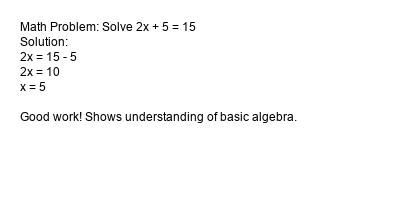
#> input picture teacher-ocr-service/debug_test.png, 400 x 200 px
$ python -i test_handwritten_processing.py   (imports and definitions only)
#> lines starting #> are read from the running program, lines starting #| are printed output that depends on the picture
#> further down, picture is the input picture: PIL image 400x200 RGB; min 0, max 255, mean 250.2
#!/usr/bin/env python3
"""
Process the actual handwritten image with preprocessing
"""
import requests
import base64
from io import BytesIO
from PIL import Image, ImageEnhance, ImageFilter
import numpy as np

def enhance_handwritten_image(image):
    """Enhance image for better OCR recognition"""
    print("🔧 Enhancing image for OCR...")

    # Convert to grayscale
    if image.mode != 'L':
        image = image.convert('L')

    # Enhance contrast
    enhancer = ImageEnhance.Contrast(image)
    image = enhancer.enhance(2.0)  # Increase contrast
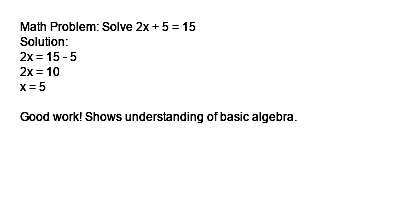
#> image: PIL image 400x200 L; min 0, max 255, mean 248.6

    # Enhance sharpness
    enhancer = ImageEnhance.Sharpness(image)
    image = enhancer.enhance(2.0)  # Increase sharpness

    # Apply slight blur to smooth out noise
    image = image.filter(ImageFilter.SMOOTH)
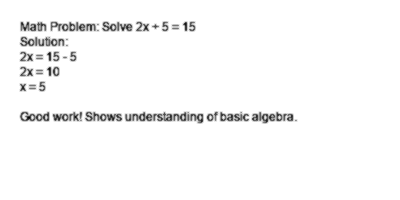
#> image: PIL image 400x200 L; min 2, max 255, mean 248.6

    return image

# [87 lines left out: functions test_handwritten_with_enhancements, instructions_for_real_image, not called in this run]

# [8 lines not run here, left out]

>>> from PIL import Image
>>> picture = Image.open('debug_test.png')
>>> result = enhance_handwritten_image(picture)

$ run again, on teacher-ocr-service/comprehensive_student_work.png
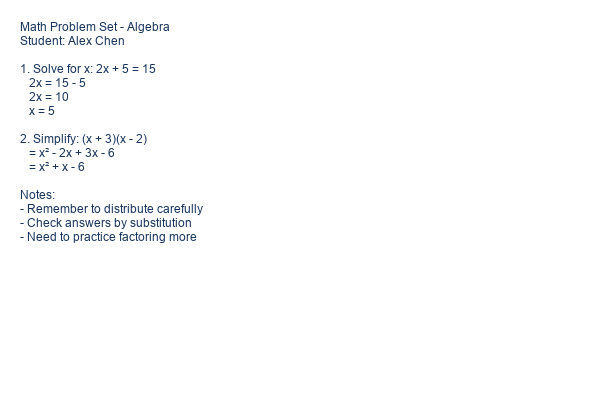
#> input picture teacher-ocr-service/comprehensive_student_work.png, 600 x 400 px
#> picture is the input picture: PIL image 600x400 RGB; mean R, G, B 252, 252.3, 252.9
#> in enhance_handwritten_image, `image = enhancer.enhance(2.0)`:
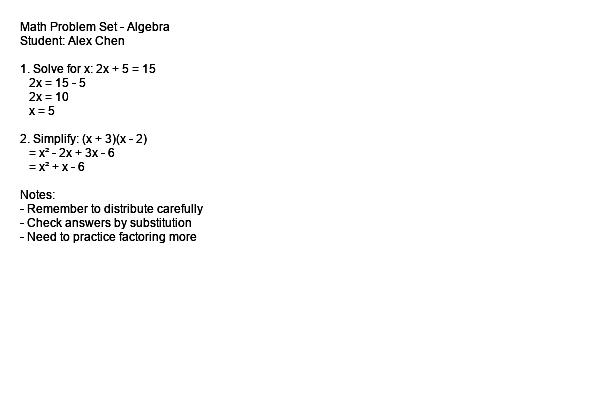
#> image: PIL image 600x400 L; min 0, max 255, mean 250.8
#> in enhance_handwritten_image, `image = image.filter(ImageFilter.SMOOTH)`:
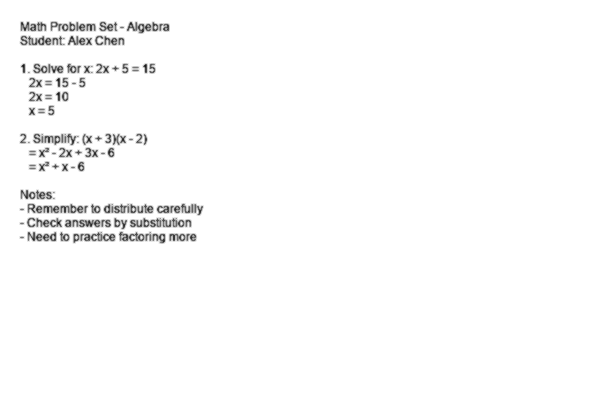
#> image: PIL image 600x400 L; min 20, max 255, mean 250.8

$ run again, on teacher-ocr-service/test_student_note.png
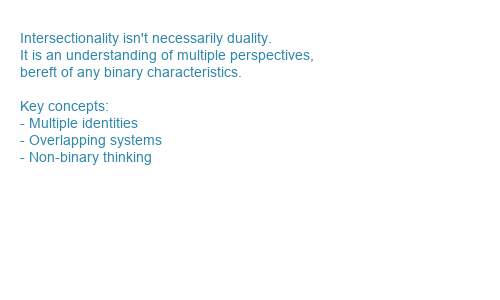
#> input picture teacher-ocr-service/test_student_note.png, 500 x 300 px
#> picture is the input picture: PIL image 500x300 RGB; mean R, G, B 249.9, 252.1, 253
#> in enhance_handwritten_image, `image = enhancer.enhance(2.0)`:
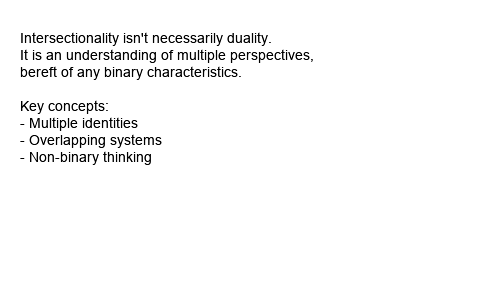
#> image: PIL image 500x300 L; min 0, max 255, mean 248.4
#> in enhance_handwritten_image, `image = image.filter(ImageFilter.SMOOTH)`:
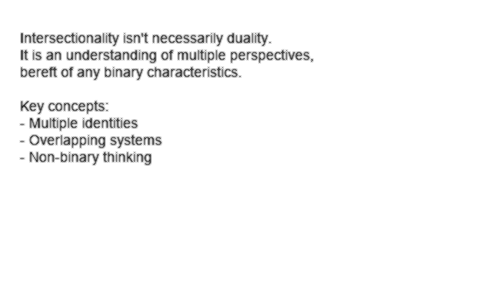
#> image: PIL image 500x300 L; min 27, max 255, mean 248.4
